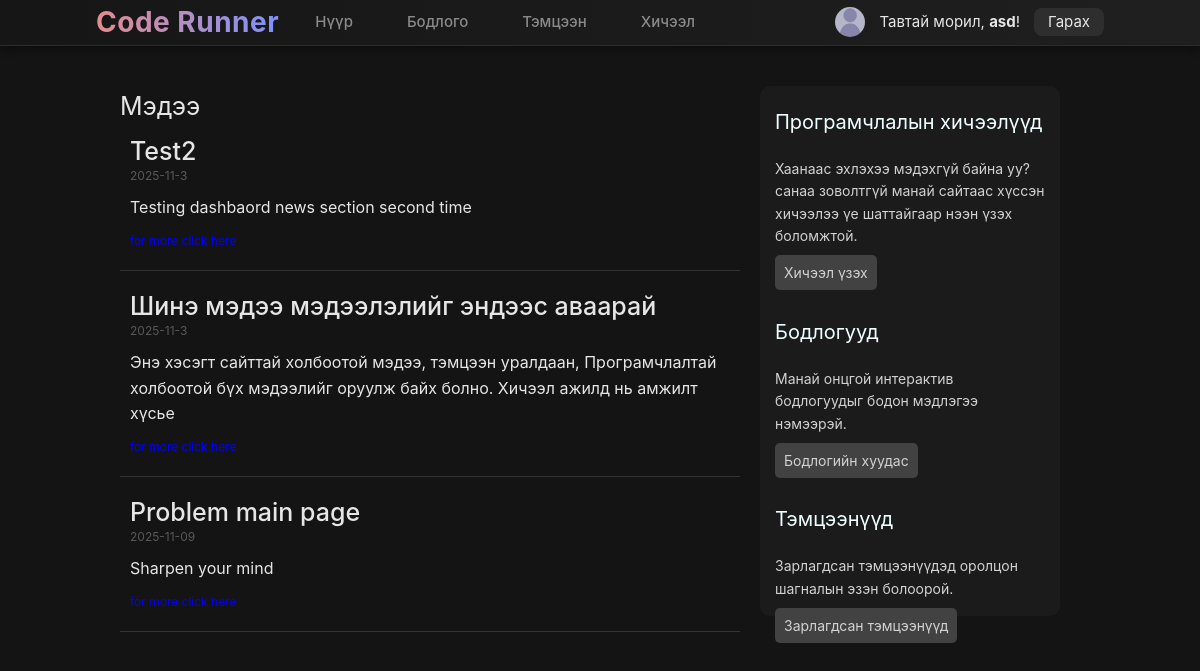
Screenshot of / (signed in) with the database file from the repository.
### tables this page shows
CREATE TABLE users (
    id INTEGER PRIMARY KEY ,
    username TEXT UNIQUE NOT NULL,
    email TEXT UNIQUE NOT NULL,
    password_hash TEXT NOT NULL,
    is_admin INTEGER DEFAULT 0, pro TEXT, streak TEXT
);

CREATE TABLE news ( title TEXT, desc TEXT , time TEXT DEFAULT CURRENT_TIMESTAMP , link TEXT );

### run.py (the view)
@app.route("/")
def dashboard():
    if current_user.is_authenticated:
        conn = get_db_connection()
        articles = conn.execute("SELECT * FROM news").fetchall()
        conn.close()
        return render_template("Dashboard.html", articles=articles)
    else:
        return render_template("Homepage.html")

### run.py (called while the page is built)
def make_user_object(row):
    if not row:
        return None
    user_obj = type("UserObj", (), {})()
    for key in row.keys():
        setattr(user_obj, key, row[key])
    user_obj.get_id = lambda: str(user_obj.id)
    user_obj.is_authenticated = property(lambda self: True)
    user_obj.is_active = property(lambda self: True)
    user_obj.is_anonymous = property(lambda self: False)
    return user_obj

@app.before_request
def require_admin_for_admin_prefix():
    if request.path.startswith("/admin"):
        if not current_user.is_authenticated:
            return redirect(url_for("login", next=request.path))
        if not getattr(current_user, "is_admin", 0):
            flash("Admin access only!", "danger")
            return redirect(url_for("index"))

def get_db_connection():
    conn = sqlite3.connect(DB_PATH)
    conn.row_factory = sqlite3.Row
    return conn

@login_manager.user_loader
def load_user(user_id):
    conn = get_db_connection()
    row = conn.execute("SELECT * FROM users WHERE id=?", (user_id,)).fetchone()
    conn.close()
    return make_user_object(row)

### templates/Dashboard.html (shortened to what this page needs)
{% extends "base.html" %}
{% block content %}
<div class="base">
    <div class="news">
        <div style="font-size: 25px; font-weight: 400; ">Мэдээ</div>
        <div class="articles">
            {% for article in articles %}
            <section class="article">
                <div style="display: flex; flex-direction: column;">
                    <div class="article-title"> {{ article.title }} </div>
                    <div class="article-time">{{ article.time }}</div>
                </div>
                <div class="article-desc">{{ article.desc }}</div>
                <div class="article-link"> <a href="{{ article.link }}">for more click here</a> </div>
            </section>
            {% endfor %}
        </div>
    </div>
    <section class="nav">
        <div class="nav-section">
            <div class="nav-title">
                Програмчлалын хичээлүүд
            </div>
            <div class="nav-desc">
                Хаанаас эхлэхээ мэдэхгүй байна уу? санаа зоволтгүй манай сайтаас хүссэн хичээлээ үе шаттайгаар нээн үзэх
                боломжтой.
            </div>
            <a class="sec-btn" href="">Хичээл үзэх</a>
        </div>
        <div class="nav-section">
            <div class="nav-title">
                Бодлогууд
            </div>
            <div class="nav-desc">
                Манай онцгой интерактив бодлогуудыг бодон мэдлэгээ нэмээрэй.
            </div>
            <a class="sec-btn" href="{{ url_for('problemsheet')}}">Бодлогийн хуудас</a>
        </div>
        <div class="nav-section">
            <div class="nav-title">
                Тэмцээнүүд
            </div>
            <div class="nav-desc">
                Зарлагдсан тэмцээнүүдэд оролцон шагналын эзэн болоорой.
            </div>
            <a class="sec-btn" href="">Зарлагдсан тэмцээнүүд</a>
        </div>
</div>
{% endblock %}

### templates/base.html (shortened to what this page needs)
<!DOCTYPE html>
<html lang="en">
<head>
    <link rel="stylesheet" href="{{ url_for('static', filename='style.css') }}">
</head>
<body>
    <header>
        <nav>
            <div class="nav-left">
                <div class="title">Code Runner</div>
                <a class="nav-btn" href="{{ url_for('dashboard') }}">Нүүр</a>
                <a class="nav-btn" href="{{ url_for('problemsheet') }}">Бодлого</a>
                <a class="nav-btn" href="{{ url_for('adminSubmissions') }}">Тэмцээн</a>
                <a class="nav-btn" href="{{ url_for('adminSubmissions') }}">Хичээл</a>
            </div>
            <div class="user-info">
                <a href="{{ url_for('profile', id=current_user.id) }}"><img
                        style="border-radius: 50px; align-items: center; display: flex;" width="30"
                        src="../static/pictures/Defaultuser.png"></a>
                {% if current_user.is_authenticated %}
                <span>Тавтай морил, <strong>{{ current_user.username }}</strong>!</span>
                <a class="logout-link" href="{{ url_for('logout') }}">Гарах</a>
                {% else %}
                <span>Та нэвтэрч ороогүй байна.</span>
                <a class="logout-link" href="{{ url_for('login') }}">Нэвтрэх</a>
                {% endif %}
            </div>
        </nav>
    </header>
    <main>
        {% block content %}{% endblock %}
    </main>
</body>
</html>

### templates/Dashboard.html (style rules this page uses)
.base { display: flex; flex-direction: row; }
.articles { flex: 3; min-width: 100%; }
.article { border-bottom: solid 0.1px rgb(52, 52, 52); margin: 10px 0px 20px; padding: 10px }
.article-title { font-size: 25px; font-weight: 500; margin: -15px 0px; }
.article-desc { font-size: 16px; }
.article-link { font-size: 12px; margin: 10px 0px; color: blue; }
.article-time { font-size: 12px; color: rgb(89, 89, 89); margin: 10px 0px; }
.nav { flex: 1; display: flex; flex-direction: column; color: rgb(210, 210, 210); min-width: 300px; padding: 10px; background-color: rgb(27, 27, 27); border-radius: 10px; margin: 0px 20px; font-size: 14px; gap: 1rem; max-height: 530px }
.nav-section { padding: 5px; }
.nav-title { padding: 5px 0px; font-size: 20px; color: azure; }
.sec-btn { background-color: rgb(66, 66, 66); border-radius: 5px; padding: 9px; }
.nav-desc { padding: 15px 0px; }
.news { flex: 3 }

### templates/base.html (style rules this page uses)
* { margin: 0; padding: 0; box-sizing: border-box; }
body { background-color: #141414; color: #e6e6e6; font-family: 'Inter', 'Segoe UI', sans-serif; line-height: 1.6; }
a { text-decoration: none; color: inherit; }
header { background: linear-gradient(90deg, #161616, #1f1f1f); border-bottom: 1px solid #2d2d2d; box-shadow: 0 3px 8px rgba(0, 0, 0, 0.4); position: sticky; top: 0; z-index: 100; padding: 0px 8%; }
nav { display: flex; justify-content: space-between; align-items: center; flex-wrap: wrap; }
.nav-left { display: flex; align-items: center; gap: 18px; }
.title { font-size: 28px; font-weight: 700; background: linear-gradient(90deg, #e58c8c, #7d91ff); -webkit-background-clip: text; -webkit-text-fill-color: transparent; letter-spacing: 0.5px; }
.nav-btn { color: #8a8a8a; border: none; padding: 8px 18px; font-weight: 500; font-size: 15px; transition: all 0.25s ease; cursor: pointer; }
.user-info { display: flex; align-items: center; gap: 14px; font-size: 15px; }
.logout-link { background-color: #2e2e2e; padding: 2px 14px; border-radius: 8px; transition: background 0.2s ease; }
main { padding: 40px 10%; min-height: calc(100vh - 80px); }

### rows the page displays
users: username "asd"
news: title "Test2", time "2025-11-3", desc "Testing dashbaord news section second time"
news: title "Шинэ мэдээ мэдээлэлийг эндээс аваарай", time "2025-11-3", desc "Энэ хэсэгт сайттай холбоотой мэдээ, тэмцээн уралдаан, Програмчлалтай холбоотой бүх мэдээлийг оруулж байх болно. Хичээл ажилд нь амжилт хүсье"
news: title "Problem main page", time "2025-11-09", desc "Sharpen your mind"
